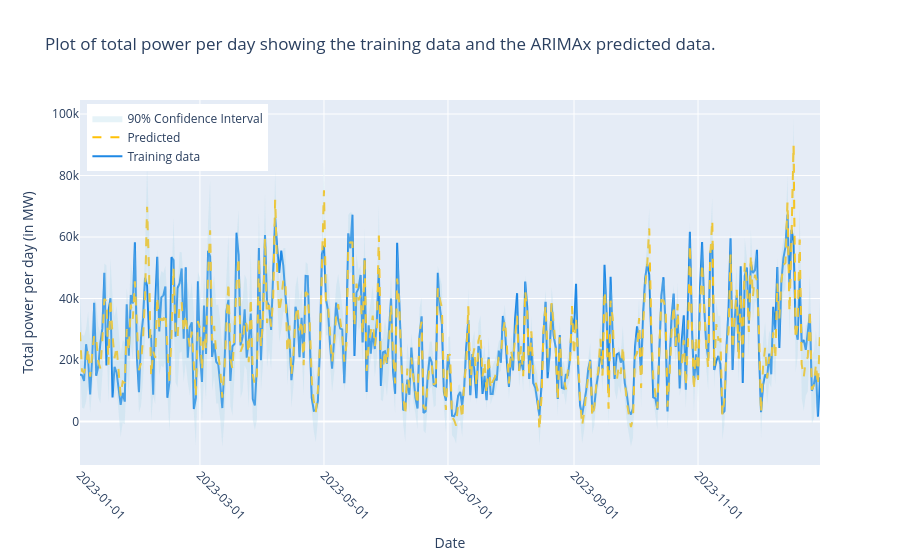

Here is the notebook cell this chart was saved with:
### Code cell
arima = ARIMAxPredictions()
arima.load_training_data(path='../1_data/final_dataframes/main_testing_dataframe.csv')
arima.forecast_range(start_date='2023-01-01', end_date='2023-12-31')

### Figure 1 — Plotly figure (JSON) as saved in the notebook; plotly's stock layout.template omitted (floating-point values rounded to 4 significant figures; data arrays with more than 128 entries replaced by an {"elided": "..."} marker saying what was removed)
{"data": [{"line": {"color": "#1E88E5"}, "mode": "lines", "name": "Training data", "type": "scatter", "x": {"elided": "365 str values"}, "y": {"elided": "365 float values"}}, {"line": {"color": "#FFC107", "dash": "dash"}, "mode": "lines", "name": "Predicted", "type": "scatter", "x": {"elided": "365 str values"}, "y": {"elided": "365 float values"}}, {"line": {"width": 0}, "mode": "lines", "showlegend": false, "type": "scatter", "x": {"elided": "365 str values"}, "y": {"elided": "365 float values"}}, {"fill": "tonexty", "fillcolor": "rgba(173, 216, 230, 0.3)", "line": {"width": 0}, "mode": "lines", "name": "90% Confidence Interval", "type": "scatter", "x": {"elided": "365 str values"}, "y": {"elided": "365 float values"}}], "layout": {"legend": {"x": 0.01, "y": 0.99}, "title": {"text": "Plot of total power per day showing the training data and the ARIMAx predicted data."}, "xaxis": {"tickangle": 45, "tickformat": "%Y-%m-%d", "tickmode": "array", "title": {"text": "Date"}}, "yaxis": {"title": {"text": "Total power per day (in MW)"}}}}
